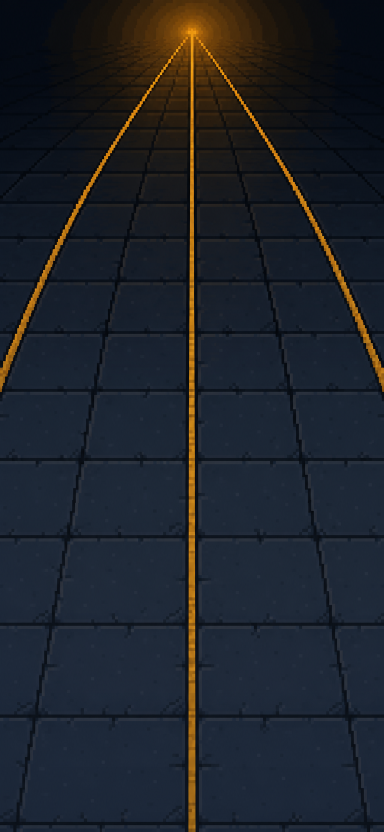
#> input picture project/assets/bg_floor.png, 768 x 1664 px, given in place of runner_run.png, which was not available (shown at 1/2 size)
$ python build_assets.py
#> lines starting #> are read from the running program, lines starting #| are printed output that depends on the picture; pictures that were not available may be replaced by others from this repository, and a replacement may not be noted
#!/usr/bin/env python3
"""Repack the round-one art from the Claude Design handoff into web-weight assets.

Source of truth: project/assets/ (sheets already sliced to uniform, feet-aligned
cells by the design session). This script only resizes and compresses:

  * sprite sheets  -> PNG, palette-quantised, cell height ~2.4x max display size
  * backgrounds    -> JPEG (no alpha in the source plates)

Run:  python3 tools/build_assets.py
"""

import os
from PIL import Image

ROOT = os.path.dirname(os.path.dirname(os.path.abspath(__file__)))
SRC = os.path.join(ROOT, "project", "assets")
OUT = os.path.join(ROOT, "assets")

# name -> (frames, target cell width, target cell height)
# Target ≈ 2.4x the largest on-screen size the sprite reaches at the 390x844 stage,
# so it stays crisp at dpr 2–3 without shipping the full authoring resolution.
SHEETS = {
    "runner_run": (8, 129, 211),
    "pursuer_run": (7, 253, 404),
    "distraction": (4, 148, 278),
    "gas": (6, 178, 144),
}

# name -> (target width, target height); None keeps the native size
STILLS = {
    "obs_turnstile": (274, 256),
    "obs_cart": (274, 200),
    "obs_gate": (274, 228),
    "pickup_pages": (168, 147),
    "page_drop": (125, 151),
    "door_open": (424, 524),
    "door_shut": (411, 524),
}

BACKGROUNDS = {
    "bg_floor": (780, 1690),
    "bg_walls": (780, 1690),
}


def quantise(im):
    """Palette-reduce while keeping hard alpha — the art is flat pixel art."""
    alpha = im.getchannel("A")
    rgb = im.convert("RGB").quantize(colors=250, method=Image.Quantize.MEDIANCUT, dither=Image.Dither.NONE)
    out = rgb.convert("RGBA")
    out.putalpha(alpha.point(lambda v: 255 if v > 128 else 0))
    return out


def build_sheet(name, frames, cw, ch):
#> called with name = 'runner_run', frames = 8, cw = 129, ch = 211
    im = Image.open(os.path.join(SRC, name + ".png")).convert("RGBA")
    src_cw = im.width // frames
#> src_cw = 96
    sheet = Image.new("RGBA", (cw * frames, ch), (0, 0, 0, 0))
#> sheet: PIL image 1032x211 RGBA; every value is 0
    for i in range(frames):
        cell = im.crop((i * src_cw, 0, (i + 1) * src_cw, im.height))
        sheet.paste(cell.resize((cw, ch), Image.LANCZOS), (i * cw, 0))
#> this loop made 8 passes
#> pass 1, in build_sheet, `cell = im.crop((i * src_cw, 0, (i + 1) * src_cw, im.height))`:
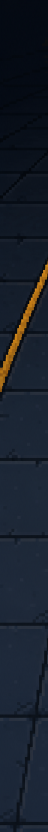
#> cell: PIL image 96x1664 RGBA (shown at 1/2 size); mean R, G, B, A 24, 31.3, 42.4, 255
#> pass 2, in build_sheet, `cell = im.crop((i * src_cw, 0, (i + 1) * src_cw, im.height))`:
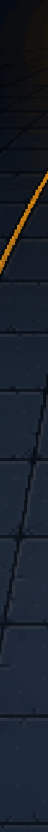
#> cell: PIL image 96x1664 RGBA (shown at 1/2 size); mean R, G, B, A 25.4, 32.1, 42.5, 255
#> pass 3, in build_sheet, `cell = im.crop((i * src_cw, 0, (i + 1) * src_cw, im.height))`:
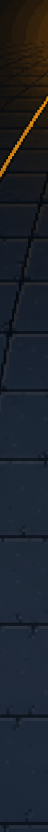
#> cell: PIL image 96x1664 RGBA (shown at 1/2 size); mean R, G, B, A 29.1, 34.2, 42.5, 255
#> after the loop:
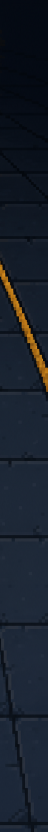
#> cell: PIL image 96x1664 RGBA (shown at 1/2 size); mean R, G, B, A 23.9, 31.2, 42.2, 255
#> after the loop:
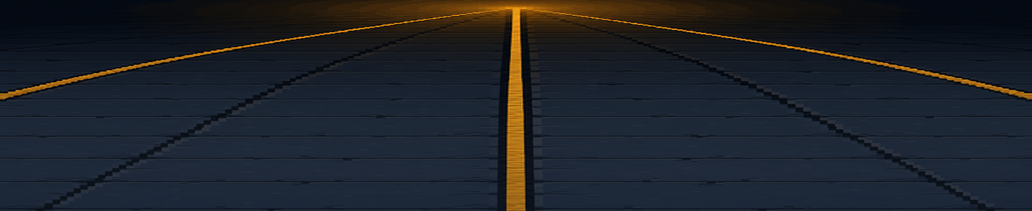
#> sheet: PIL image 1032x211 RGBA; mean R, G, B, A 30.2, 34.5, 41.7, 255
    quantise(sheet).save(os.path.join(OUT, name + ".png"), optimize=True)
#> in quantise, `alpha = im.getchannel("A")`: alpha: PIL image 1032x211 L; every value is 255
    return sheet.size


def build_still(name, size):
    im = Image.open(os.path.join(SRC, name + ".png")).convert("RGBA")
    if size:
        im = im.resize(size, Image.LANCZOS)
    quantise(im).save(os.path.join(OUT, name + ".png"), optimize=True)
    return im.size


def build_bg(name, size):
    im = Image.open(os.path.join(SRC, name + ".png")).convert("RGB").resize(size, Image.LANCZOS)
    im.save(os.path.join(OUT, name + ".jpg"), quality=86, optimize=True, progressive=True)
    return im.size


def main():
    os.makedirs(OUT, exist_ok=True)
    total = 0
    for name, (frames, cw, ch) in SHEETS.items():
        size = build_sheet(name, frames, cw, ch)
#> size = (1032, 211)
        kb = os.path.getsize(os.path.join(OUT, name + ".png")) // 1024
        total += kb
        print(f"{name+'.png':22} {size[0]:5}x{size[1]:<5} {frames} frames  {kb:5} KB")
#| runner_run.png          1032x211   8 frames    154 KB
#> pass 2 of the loop in main, `for name, (frames, cw, ch) in SHEETS.items():`:
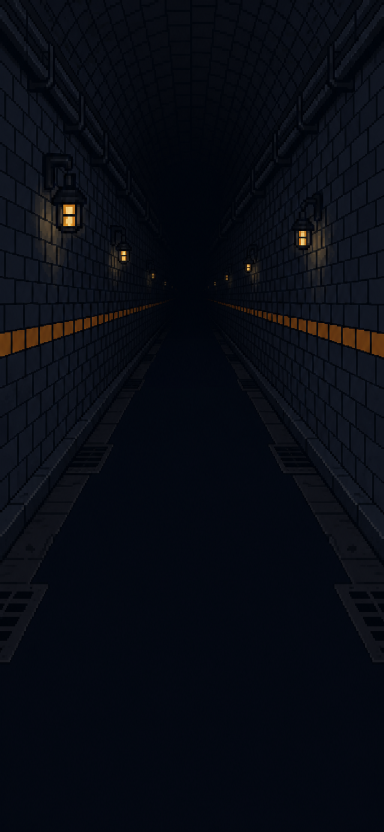
#> input picture project/assets/bg_walls.png, 768 x 1664 px, given in place of pursuer_run.png, which was not available (shown at 1/2 size)
#> after the loop in build_sheet (call 2), `for i in range(frames):`:
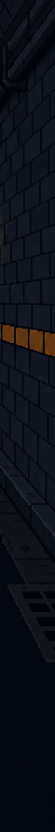
#> cell: PIL image 109x1664 RGBA (shown at 1/2 size); mean R, G, B, A 12.3, 15.5, 23.8, 255
#> after the loop in build_sheet (call 2), `for i in range(frames):`:
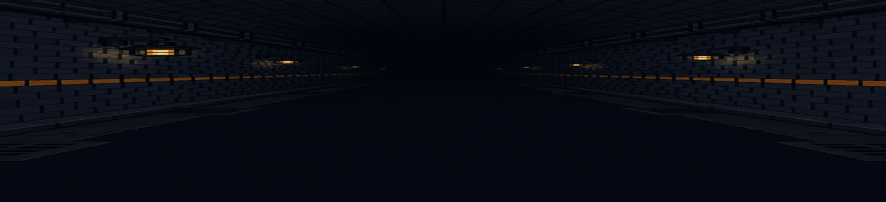
#> sheet: PIL image 1771x404 RGBA (shown at 1/2 size); mean R, G, B, A 8.1, 11.5, 19.6, 255
#> alpha: PIL image 1771x404 L; every value is 255
#> rgb: PIL image 1771x404 P
#| pursuer_run.png         1771x404   7 frames    445 KB
#> pass 3 of the loop in main, `for name, (frames, cw, ch) in SHEETS.items():`:
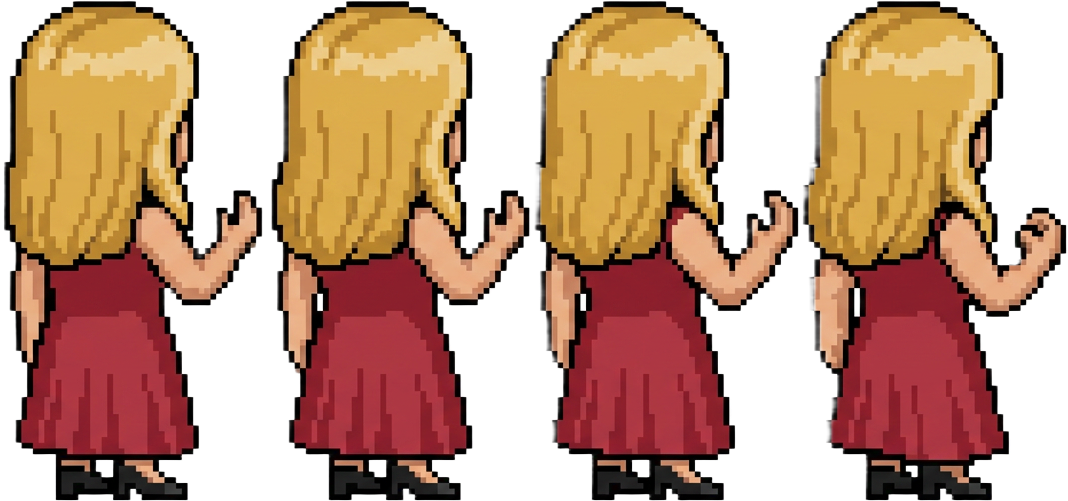
#> input picture project/assets/distraction.png, 1068 x 501 px
#> in build_sheet, im is the input picture: PIL image 1068x501 RGBA; mean R, G, B, A 113.4, 74.5, 49.6, 166.5
#> after the loop in build_sheet (call 3), `for i in range(frames):`:
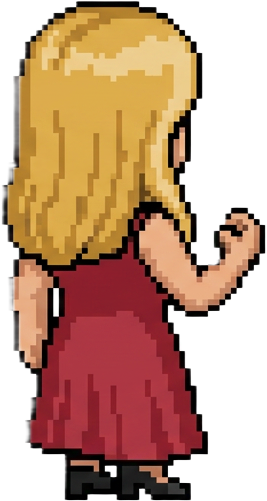
#> cell: PIL image 267x501 RGBA; mean R, G, B, A 112.6, 73.9, 49.1, 165; transparent parts drawn white
#> alpha: PIL image 592x278 L
#> rgb: PIL image 592x278 P
#> in quantise (call 3), `out.putalpha(alpha.point(lambda v: 255 if v > 128 else 0))`:
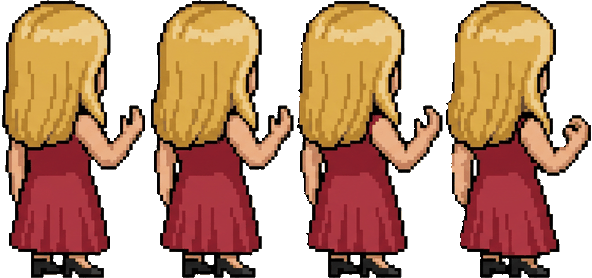
#> out: PIL image 592x278 RGBA; mean R, G, B, A 113.6, 74.5, 49.5, 166.5; transparent parts drawn white
#| distraction.png          592x278   4 frames    153 KB
#> the loop made 4 passes; the first 3 are shown
    for name, size in STILLS.items():
        size = build_still(name, size)
        kb = os.path.getsize(os.path.join(OUT, name + ".png")) // 1024
        total += kb
        print(f"{name+'.png':22} {size[0]:5}x{size[1]:<5} {'':9} {kb:5} KB")
    for name, size in BACKGROUNDS.items():
        size = build_bg(name, size)
        kb = os.path.getsize(os.path.join(OUT, name + ".jpg")) // 1024
        total += kb
        print(f"{name+'.jpg':22} {size[0]:5}x{size[1]:<5} {'':9} {kb:5} KB")
    print(f"{'total':22} {'':17} {total:5} KB")


if __name__ == "__main__":
#> (the run stopped early here; a loop or call above may not have finished)
